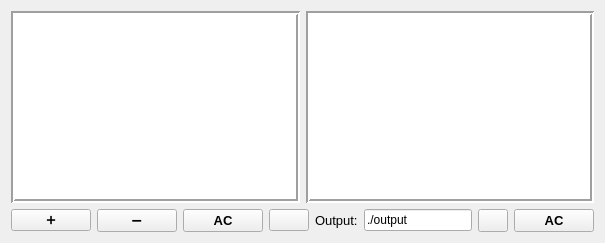
      <widget class="QWidget" name="tab_batch">
       <attribute name="icon">
        <iconset resource="resource.qrc">
         <normaloff>:/images/resource/icons8-documents-64.png</normaloff>:/images/resource/icons8-documents-64.png</iconset>
       </attribute>
       <attribute name="title">
        <string>Batch Convert （批量）</string>
       </attribute>
       <layout class="QVBoxLayout" name="verticalLayout">
        <item>
         <layout class="QHBoxLayout" name="horizontalLayout_listbox">
          <item>
           <widget class="DragListWidget" name="listSource">
            <property name="font">
             <font>
              <family>Segoe UI</family>
              <pointsize>12</pointsize>
             </font>
            </property>
            <property name="acceptDrops">
             <bool>true</bool>
            </property>
            <property name="frameShape">
             <enum>QFrame::Shape::Box</enum>
            </property>
            <property name="lineWidth">
             <number>2</number>
            </property>
            <property name="dragEnabled">
             <bool>true</bool>
            </property>
            <property name="dragDropMode">
             <enum>QAbstractItemView::DragDropMode::InternalMove</enum>
            </property>
            <property name="alternatingRowColors">
             <bool>true</bool>
            </property>
            <property name="selectionMode">
             <enum>QAbstractItemView::SelectionMode::ExtendedSelection</enum>
            </property>
            <property name="sortingEnabled">
             <bool>true</bool>
            </property>
           </widget>
          </item>
          <item>
           <widget class="QPlainTextEdit" name="tbPreview">
            <property name="font">
             <font>
              <family>Segoe UI</family>
              <pointsize>12</pointsize>
             </font>
            </property>
            <property name="acceptDrops">
             <bool>true</bool>
            </property>
            <property name="frameShape">
             <enum>QFrame::Shape::Box</enum>
            </property>
            <property name="lineWidth">
             <number>2</number>
            </property>
            <property name="undoRedoEnabled">
             <bool>false</bool>
            </property>
            <property name="readOnly">
             <bool>true</bool>
            </property>
           </widget>
          </item>
         </layout>
        </item>
        <item>
         <layout class="QHBoxLayout" name="horizontalLayout_listbox_action" stretch="1,1">
          <item>
           <layout class="QHBoxLayout" name="horizontalLayout_listbox_buttons">
            <item>
             <widget class="QPushButton" name="btnAdd">
              <property name="font">
               <font>
                <pointsize>9</pointsize>
                <bold>true</bold>
               </font>
              </property>
              <property name="text">
               <string>➕</string>
              </property>
             </widget>
            </item>
            <item>
             <widget class="QPushButton" name="btnRemove">
              <property name="font">
               <font>
                <pointsize>10</pointsize>
                <bold>true</bold>
               </font>
              </property>
              <property name="text">
               <string>➖</string>
              </property>
             </widget>
            </item>
            <item>
             <widget class="QPushButton" name="btnClear">
              <property name="font">
               <font>
                <pointsize>10</pointsize>
                <bold>true</bold>
               </font>
              </property>
              <property name="text">
               <string>AC</string>
              </property>
             </widget>
            </item>
            <item>
             <widget class="QPushButton" name="btnPreview">
              <property name="font">
               <font>
                <pointsize>9</pointsize>
                <bold>false</bold>
               </font>
              </property>
              <property name="text">
               <string/>
              </property>
              <property name="icon">
               <iconset resource="resource.qrc">
                <normaloff>:/images/resource/visual.png</normaloff>:/images/resource/visual.png</iconset>
              </property>
              <property name="iconSize">
               <size>
                <width>16</width>
                <height>16</height>
               </size>
              </property>
             </widget>
            </item>
           </layout>
          </item>
          <item>
           <layout class="QHBoxLayout" name="horizontalLayout_preview">
            <item>
             <widget class="QLabel" name="label">
              <property name="sizePolicy">
               <sizepolicy hsizetype="Fixed" vsizetype="Preferred">
                <horstretch>0</horstretch>
                <verstretch>0</verstretch>
               </sizepolicy>
              </property>
              <property name="font">
               <font>
                <pointsize>10</pointsize>
               </font>
              </property>
              <property name="text">
               <string>Output:</string>
              </property>
              <property name="margin">
               <number>1</number>
              </property>
             </widget>
            </item>
            <item>
             <widget class="QLineEdit" name="lineEditDir">
              <property name="text">
               <string>./output</string>
              </property>
             </widget>
            </item>
            <item>
             <widget class="QPushButton" name="btnOutDir">
              <property name="sizePolicy">
               <sizepolicy hsizetype="Fixed" vsizetype="Fixed">
                <horstretch>0</horstretch>
                <verstretch>0</verstretch>
               </sizepolicy>
              </property>
              <property name="maximumSize">
               <size>
                <width>30</width>
                <height>16777215</height>
               </size>
              </property>
              <property name="font">
               <font>
                <pointsize>10</pointsize>
                <bold>true</bold>
               </font>
              </property>
              <property name="text">
               <string/>
              </property>
              <property name="icon">
               <iconset resource="resource.qrc">
                <normaloff>:/images/resource/icons8-folder-64.png</normaloff>:/images/resource/icons8-folder-64.png</iconset>
              </property>
              <property name="iconSize">
               <size>
                <width>18</width>
                <height>18</height>
               </size>
              </property>
             </widget>
            </item>
            <item>
             <widget class="QPushButton" name="btnPreviewClear">
              <property name="sizePolicy">
               <sizepolicy hsizetype="Fixed" vsizetype="Fixed">
                <horstretch>0</horstretch>
                <verstretch>0</verstretch>
               </sizepolicy>
              </property>
              <property name="font">
               <font>
                <pointsize>10</pointsize>
                <bold>true</bold>
               </font>
              </property>
              <property name="text">
               <string>AC</string>
              </property>
             </widget>
            </item>
           </layout>
          </item>
         </layout>
        </item>
       </layout>
      </widget>
